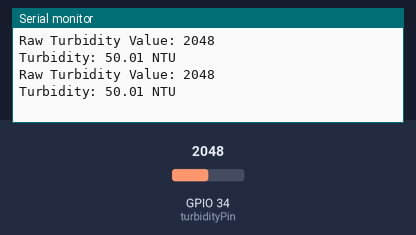
Bench run of a sketch on a simulated ESP32. Parts: the last lines printed to the serial monitor. Inputs (shaded band) come from the test bench; at power-on: GPIO 34 (turbidityPin) = 2048.

Above: at 1.8 s.
1.9 s: GPIO 34 (turbidityPin) set to 2866
At 2.7 s:
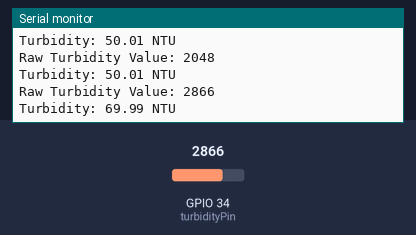
3.4 s: GPIO 34 (turbidityPin) set to 3603
At 4.8 s:
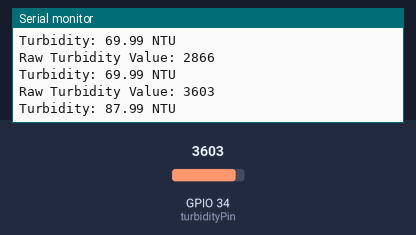
Timing chart, 0 to 6.4 s (numbered marks = the images above; inputs shaded):
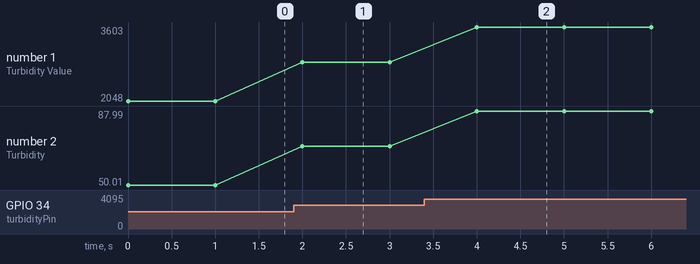

The sketch:

turbidity_test.ino
```cpp
const int turbidityPin = 34; // Analog pin to which the turbidity sensor is connected
int turbidityValue;

void setup() {
  Serial.begin(115200);
}

void loop() {
  // Read the analog value from the turbidity sensor
  turbidityValue = analogRead(turbidityPin);

  // Print the raw turbidity value to the serial monitor
  Serial.print("Raw Turbidity Value: ");
  Serial.println(turbidityValue);

  // Map the raw value to turbidity values (in NTU)
  float turbidityNTU = mapFloat(turbidityValue, 0, 4095, 0, 100); // Adjust the 0 and 100 to the appropriate range

  // Print the calibrated turbidity value (in NTU) to the serial monitor
  Serial.print("Turbidity: ");
  Serial.print(turbidityNTU);
  Serial.println(" NTU");

  delay(1000);
}

// Function to map a value from one range to another
float mapFloat(float x, float in_min, float in_max, float out_min, float out_max) {
  return (x - in_min) * (out_max - out_min) / (in_max - in_min) + out_min;
}
```

Measured:
- after the input at 1.9 s, the serial monitor: prints a new line after 0.10 s (image 1)
- after the input at 3.4 s, the serial monitor: prints a new line after 0.60 s (image 2)
- plotted number 1: 2048 → 2866 after the input at 1.9 s, 2866 → 3603 after the input at 3.4 s
- plotted number 2: 50.01 → 69.99 after the input at 1.9 s, 69.99 → 87.99 after the input at 3.4 s
